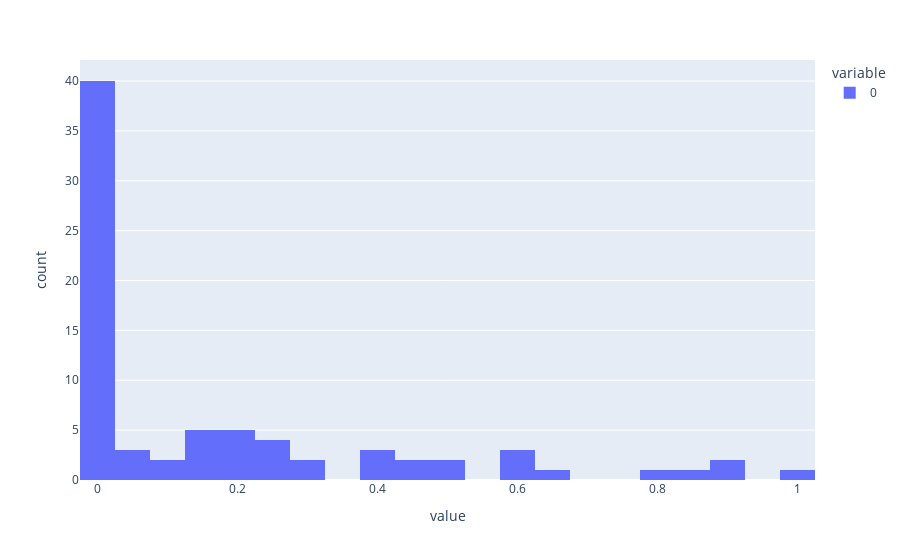

This figure's notebook cell:
### Markdown cell above
## Wilcoxin Approach
To compare two distributions to check like which protein is playing role in when memantine is takin we can test with t-CS-m with t-CS-s , similarly we can compare whichi proteins playin their part in learninf  by -c-CS-s and c-SC-s

### Code cell
# get all proteins names
proteins = data_num.columns

# extract p-values for the t-CS-m and t-CS-s comparison
p_values = []
for protein in proteins:
    w, p = mannwhitneyu(x=data_class_t_CS_m[protein], y=data_class_t_CS_s[protein])
    p_values.append(p)
    
px.histogram(p_values, nbins=20)

### Figure 1 — Plotly figure (JSON) as saved in the notebook; plotly's stock layout.template omitted (floating-point values rounded to 4 significant figures)
{"data": [{"alignmentgroup": "True", "bingroup": "x", "hovertemplate": "variable=0<br>value=%{x}<br>count=%{y}<extra></extra>", "legendgroup": "0", "marker": {"color": "#636efa", "pattern": {"shape": ""}}, "name": "0", "nbinsx": 20, "offsetgroup": "0", "orientation": "v", "showlegend": true, "type": "histogram", "x": [1.501e-06, 0.1295, 0.1678, 0.4523, 0.8779, 0.4268, 0.000241, 0.03749, 0.1538, 0.1412, 1.913e-06, 0.0003995, 0.1571, 0.8177, 0.3814, 4.537e-05, 0.01281, 0.3753, 3.922e-05, 2.198e-06, 7.371e-11, 0.0009846, 7.164e-06, 4.838e-05, 8.662e-07, 0.02392, 0.007196, 0.4763, 0.5868, 0.2896, 0.2913, 0.4927, 0.2529, 0.906, 2.464e-08, 0.1778, 0.1876, 0.8572, 0.009541, 0.0002446, 0.05309, 0.003761, 1.07e-05, 5.475e-15, 6.549e-05, 0.06708, 0.1766, 7.259e-08, 1.704e-14, 3.908e-06, 0.6063, 4.428e-05, 8.389e-06, 0.0046, 0.0007624, 6.748e-08, 2.85e-10, 3.628e-10, 2.133e-11, 0.007782, 0.2664, 7.079e-07, 0.4043, 0.1966, 3.628e-10, 1.839e-10, 0.001018, 0.2311, 0.5825, 0.6613, 0.0046, 0.1073, 0.1137, 0.2631, 0.2118, 0.9775, 0.02278], "xaxis": "x", "yaxis": "y"}], "layout": {"barmode": "relative", "legend": {"title": {"text": "variable"}, "tracegroupgap": 0}, "margin": {"t": 60}, "xaxis": {"anchor": "y", "domain": [0, 1], "title": {"text": "value"}}, "yaxis": {"anchor": "x", "domain": [0, 1], "title": {"text": "count"}}}}
